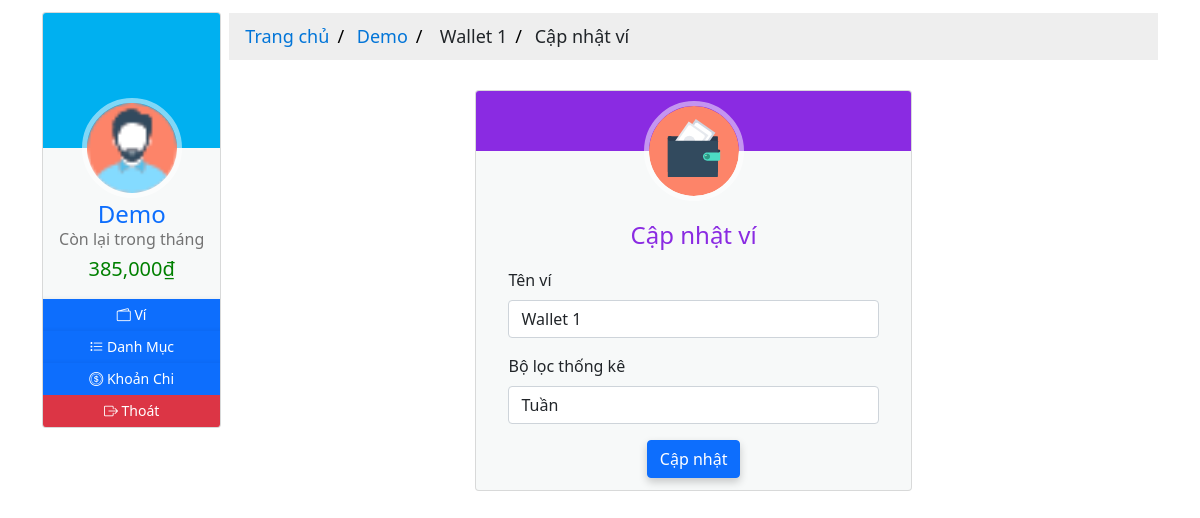
/1/1/update (signed in), run on the app's committed database.
### moneymanagement/models.py (models this page shows, shortened)
class User(db.Model, UserMixin):
  __tablename__ = 'users'
  id = db.Column(db.Integer, primary_key=True)
  email = db.Column(db.String(64), nullable=False, unique=True, index=True)
  username = db.Column(db.String(64), nullable=False, unique=True, index=True)
  password_hash = db.Column(db.String(128))
  profile_image = db.Column(db.String(64), nullable=False, default='df_profile.png')
  wallets = db.relationship('Wallet', back_populates='owner', lazy='dynamic')
  items = db.relationship('Item', back_populates='users', lazy='dynamic')
  expenditures = db.relationship('Expenditure', back_populates='users', lazy=True)
  money_saving = db.relationship('MoneySaving', back_populates='user', lazy='dynamic')
  def total_balance_in_period(self, date):
    total = 0
    for wallet in self.wallets:
      for track in wallet.track_balances:
        if date in track.date.strftime('%Y-%m-%d'):
          total += track.balance
    return total
  def rest_balance_in_period(self, date):
    total_balance = 0
    total_expense = 0
    for wallet in self.wallets:
      for track in wallet.track_balances:
        if date in track.date.strftime('%Y-%m-%d'):
          total_balance += track.balance
    for expense in self.expenditures:
      if date in expense.date.strftime('%Y-%m-%d'):
        total_expense += expense.amount
    return (total_balance - total_expense)

class TrackBalance(db.Model):
  __tablename__ = 'trackbalances'
  id = db.Column(db.Integer, primary_key=True)
  date = db.Column(db.DateTime, nullable=False, unique=True, index=True)
  balance = db.Column(db.Integer, nullable=False, default=0)
  description = db.Column(db.String(128))
  wallet_id = db.Column(db.Integer, db.ForeignKey('wallets.id'))
  wallet = db.relationship('Wallet', back_populates='track_balances', uselist=False)

class Expenditure(db.Model):
  __tablename__ = 'expenditures'
  id = db.Column(db.Integer, primary_key=True)
  name = db.Column(db.String(32), nullable=False)
  date = db.Column(db.Date, nullable=False, default=datetime.utcnow().strftime('%Y-%m-%d'))
  description = db.Column(db.String(128), nullable=False, default='Không có miêu tả nào')
  amount = db.Column(db.Integer, nullable=False, default=0)
  item_id = db.Column(db.Integer, db.ForeignKey('items.id'))
  items = db.relationship('Item', back_populates='expenditures', uselist=False)
  user_id = db.Column(db.Integer, db.ForeignKey('users.id'))
  users = db.relationship('User', back_populates='expenditures', uselist=False)

class Wallet(db.Model):
  __tablename__ = 'wallets'
  id = db.Column(db.Integer, primary_key=True)
  name = db.Column(db.String(16), nullable=False)
  balance = db.Column(db.Integer, nullable=False, default=0)
  date = db.Column(db.DateTime, default=datetime.utcnow())
  filter = db.Column(db.Integer, nullable=False, default=2)
  user_id = db.Column(db.Integer, db.ForeignKey('users.id'))
  owner = db.relationship('User', back_populates='wallets', uselist=False)
  track_balances = db.relationship('TrackBalance', back_populates='wallet', lazy='dynamic')
  items = db.relationship('Item', back_populates='wallet', lazy='dynamic')
  money_saving = db.relationship('MoneySaving', back_populates='wallet', lazy='dynamic')

### moneymanagement/wallets/views.py (the view)
@wallets_blueprint.route('/<int:user_id>/<int:wallet_id>/update', methods=['GET', 'POST'])
@login_required
def update(user_id, wallet_id):
  wallet = Wallet.query.get_or_404(wallet_id)
  if wallet.user_id != user_id:
    abort(403)
  form = UpdateWalletForm()
  if form.validate_on_submit():
    wallet.name = form.name.data
    wallet.filter = form.filter.data
    db.session.commit()
    flash('Ví đã được cập nhật!')
    return redirect(url_for('wallets.manage', user_id=user_id, wallet_id=wallet_id))
  elif request.method == 'GET':
    form.name.data = wallet.name
    form.filter.data = wallet.filter
  return render_template('wallets/update.html', form=form, wallet=wallet)

### moneymanagement/wallets/forms.py
class UpdateWalletForm(FlaskForm):
  name = StringField('Wallet Name', validators=[DataRequired(), Length(min=1, max=16)])
  filter = SelectField('Filter', choices=[(1, 'Tuần'), (2, 'Tháng'), (3, 'Năm')], default=2, validators=[DataRequired()])
  submit = SubmitField('Create')

### moneymanagement/__init__.py (called while the page is built)
@app.context_processor
def inject_now():
    return {'now': datetime.utcnow()}

### moneymanagement/models.py (called while the page is built)
@login_manager.user_loader
def load_user(user_id):
  return User.query.get(user_id)

### moneymanagement/templates/wallets/update.html (shortened to what this page needs)
{% extends 'base-2.html' %} {% block title %} Add Expense {% endblock title %}
{%block breadcrumb %}
<div class="content-breadcrumb">
  <ul class="breadcrumb">
    <li>
      <a href="{{ url_for('core.home', user_id=current_user.id) }}"
        >Trang chủ</a
      >
    </li>
    <li><a href="#">{{ current_user.username }}</a></li>
    <li><a href="{{ url_for('users.wallet', user_id=current_user.id) }}"></a> {{ wallet.name }}</li>
    <li>Cập nhật ví</li>
  </ul>
</div>
{% endblock breadcrumb %}
{%block content %}
<div class="content-home">
  <div class="container">
    <div class="row">
      <div class="col-sm-3"></div>
      <div class="col-sm-6">
        <div class="card hovercard">
          <div class="avatar">
            <a href="#">
              <img
                alt=""
                src="{{ url_for('static', filename='icons/wallet-icon.svg') }}"
              />
            </a>
          </div>
          <div class="info">
            <div class="title">
              <p><h4 class="color">Cập nhật ví</h4></p>
            </div>
            <div class="container" align="left">
              <form method="POST">
                <div class="row">
                  <div class="col-sm-12">
                    <label class="form-label" for="name">Tên ví</label>
                    {{form.name(class="form-control") }} {{ render_error(form.name) }}
                  </div>
                </div>
                <div class="row">
                  <div class="col-sm-12">
                    <label class="form-label" for="filter">Bộ lọc thống kê</label>
                    {{form.filter(class="form-control") }} {{ render_error(form.filter) }}
                  </div>
                <div class="col-12 button-center">{{ form.submit(class="btn btn-primary", value="Cập nhật") }}</div>
              </form>
            </div>
          </div>
        </div>
      </div>
  </div>
  </div>
</div>
{% endblock content %}

### moneymanagement/templates/base-2.html (shortened to what this page needs)
{% from "_render_field.html" import render_field, render_error %}
<!DOCTYPE html>
<html lang="en">
  <head>
    <link
      rel="stylesheet"
      type="text/css"
      href="{{ url_for('static', filename='styles/main.css') }}"
    />
    <link
      rel="stylesheet"
      type="text/css"
      href="{{ url_for('static', filename='styles/profile.css') }}"
    />
    <link
      rel="stylesheet"
      type="text/css"
      href="{{ url_for('static', filename='styles/card.css') }}"
    />
    <link
      rel="stylesheet"
      type="text/css"
      href="{{ url_for('static', filename='styles/table.css') }}"
    />
    <link
      rel="stylesheet"
      type="text/css"
      href="{{ url_for('static', filename='styles/pagination.css') }}"
    />
    <link
      rel="stylesheet"
      href="https://cdnjs.cloudflare.com/ajax/libs/font-awesome/4.7.0/css/font-awesome.min.css"
    />
    <link
      rel="stylesheet"
      href="https://cdn.jsdelivr.net/npm/bootstrap-icons@1.7.2/font/bootstrap-icons.css"
    />
    <link
      href="https://cdn.jsdelivr.net/npm/bootstrap@5.1.1/dist/css/bootstrap.min.css"
      rel="stylesheet"
    />
  </head>
  <body>
    <div class="container">
      <div class="row g-2">
        <div class="col-sm-2">
          <div class="card hovercard">
            <div class="cardheader"></div>
            <div class="avatar">
              <img
                alt=""
                src="{{ url_for('static', filename='icons/man.png') }}"
              />
            </div>
            <div class="info">
              <div class="title">
                <a target="_blank" href="#">{{ current_user.username }}</a>
              </div>
              {% block current_balance %}
              <div class="desc"><h6>Còn lại trong tháng</h6></div>
              <div class="desc">
                {% if current_user.rest_balance_in_period(now.strftime('%Y-%m'))
                > (current_user.total_balance_in_period(now.strftime('%Y-%m')) /
                2) %}
                <h5 style="color: green">
                  {{
                  "{:,.0f}".format(current_user.rest_balance_in_period(now.strftime('%Y-%m')))
                  }}<span>&#8363;</span>
                </h5>
                {%else %}
                <h5 style="color: red">
                  {{
                  "{:,.0f}".format(current_user.rest_balance_in_period(now.strftime('%Y-%m')))
                  }}<span>&#8363;</span>
                </h5>
                {% endif %}
              </div>
              {% endblock current_balance %}
            </div>
            <div
              class="bottom"
              id="none-padding-margin"
              style="text-align: center"
            >
              <div class="title">
                <div class="row g2">
                  <a
                    class="btn btn-primary btn-sm margin btn-icon"
                    href="{{ url_for('users.wallet', user_id=current_user.id) }}"
                  >
                    <i class="bi bi-wallet2"></i><span>&nbsp;Ví</span>
                  </a>
                </div>
              </div>
              <div class="title">
                <div class="row g2" style="text-align: left">
                  <a
                    class="btn btn-primary btn-sm margin btn-icon"
                    href="{{ url_for('users.item', user_id=current_user.id) }}"
                  >
                    <i class="bi bi-list-task"></i><span>&nbsp;Danh Mục</span>
                  </a>
                </div>
              </div>
              <div class="title">
                <div class="row g2" style="text-align: left">
                  <a
                    class="btn btn-primary btn-sm margin btn-icon"
                    href="{{ url_for('users.expense', user_id=current_user.id) }}"
                  >
                    <i class="bi bi-coin"></i><span>&nbsp;Khoản Chi</span>
                  </a>
                </div>
              </div>
              <div class="title">
                <div class="row g2" style="text-align: left">
                  <a
                    class="btn btn-danger btn-sm margin btn-icon"
                    href="{{ url_for('users.logout') }}"
                  >
                    <i class="bi bi-box-arrow-right"></i
                    ><span>&nbsp;Thoát</span>
                  </a>
                </div>
              </div>
            </div>
          </div>
        </div>
        <div class="col-sm-10">
          {% block breadcrumb %}{% endblock breadcrumb %}
          <div
            class="container"
            style="height: 100vh; max-height=fit-content; overflow-y: auto;"
          >
            {% block content %}{% endblock content %}
          </div>
        </div>
      </div>
    </div>
  </body>
</html>

### moneymanagement/static/styles/main.css (style rules this page uses)
.content-breadcrumb { margin: auto; border: none; margin-top: 11px; }
.content-home { margin: auto; width: 100%; box-sizing: content-box; }
.button-center { margin-left: auto; margin-right: auto; text-align: center; }
.card { box-shadow: 0 4px 8px 0 rgba(0, 0, 0, 0.2); transition: 0.3s; }
.container { padding: 2px 16px; }
.btn-primary { box-shadow: 0 4px 8px 0 rgba(0, 0, 0, 0.2); transition: 0.3s; }
body, html { height: 100%; margin: 0; font-family: Arial, Helvetica, sans-serif; }
* { box-sizing: border-box; }

### moneymanagement/static/styles/profile.css (style rules this page uses)
.card { padding-top: 20px; margin: 10px 0 20px 0; background-color: rgba(214, 224, 226, 0.2); border-top-width: 0; border-bottom-width: 2px; -webkit-border-radius: 3px; -moz-border-radius: 3px; border-radius: 3px; -webkit-box-shadow: none; -moz-box-shadow: none; box-shadow: none; -webkit-box-sizing: border-box; -moz-box-sizing: border-box; box-sizing: border-box; }
.card.hovercard { position: relative; padding-top: 0; overflow: hidden; text-align: center; background-color: rgba(214, 224, 226, 0.2); }
.card.hovercard .cardheader { background-color: #00b0f0; background-size: cover; height: 135px; }
.card.hovercard .avatar { position: relative; top: -50px; margin-bottom: -50px; }
.card.hovercard .avatar img { width: 100px; height: 100px; max-width: 100px; max-height: 100px; -webkit-border-radius: 50%; -moz-border-radius: 50%; border-radius: 50%; border: 5px solid rgba(255, 255, 255, 0.5); }
.card.hovercard .info { padding: 4px 8px 10px; }
.card.hovercard .info .title { margin-bottom: 4px; font-size: 24px; line-height: 1; color: #262626; vertical-align: middle; }
.card.hovercard .info .desc { overflow: hidden; font-size: 12px; line-height: 20px; color: #737373; text-overflow: ellipsis; }
.card.hovercard .bottom { padding: 0 20px; margin-bottom: 17px; }
.btn-icon { border-radius: 50%; width: 32px; height: 32px; line-height: 18px; }
a.margin { margin: 0px; }

### moneymanagement/static/styles/card.css (style rules this page uses)
h4.color { color: blueviolet; }
ul.breadcrumb { padding: 10px 16px; list-style: none; background-color: #eee; }
ul.breadcrumb li { display: inline; font-size: 18px; }
ul.breadcrumb li + li:before { padding: 8px; color: black; content: "/\00a0"; }
ul.breadcrumb li a { color: #0275d8; text-decoration: none; }
#none-padding-margin { padding: 0; margin: 0; }

### moneymanagement/static/styles/table.css (style rules this page uses)
body { background: #f9f9f9; font-family: "Roboto", sans-serif; }
a:link { text-decoration: none; }

### data on the page
User: username "Demo"
TrackBalance: rest_balance_in_period "385,000"
Wallet: name "Wallet 1", filter "Tuần"
